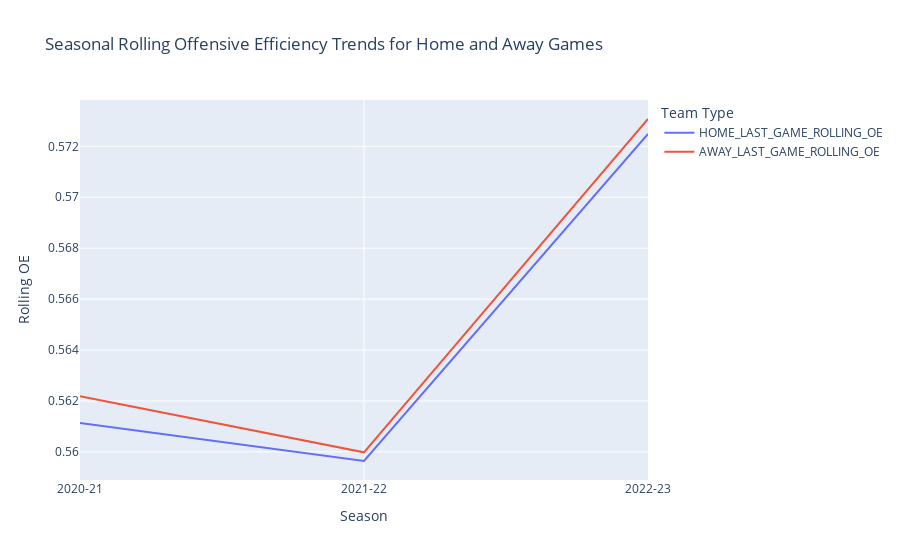

This figure's notebook cell:
### Markdown cell above
# Basics Graphs of Dataset

### Code cell
import plotly.express as px

# Prepare the data for plotting by grouping it by season and calculating the mean rolling OE for both home and away games
oe_data = data.groupby('SEASON').agg({
    'HOME_LAST_GAME_ROLLING_OE': 'mean',
    'AWAY_LAST_GAME_ROLLING_OE': 'mean'
}).reset_index()

# Plotting the rolling offensive efficiencies over seasons
fig = px.line(oe_data, x='SEASON', y=['HOME_LAST_GAME_ROLLING_OE', 'AWAY_LAST_GAME_ROLLING_OE'],
              labels={'value': 'Rolling Offensive Efficiency', 'variable': 'Team Type'},
              title='Seasonal Rolling Offensive Efficiency Trends for Home and Away Games')

fig.update_layout(xaxis_title='Season', yaxis_title='Rolling OE', legend_title='Team Type')
fig.show()

### Figure 1 — Plotly figure (JSON) as saved in the notebook; plotly's stock layout.template omitted (floating-point values rounded to 4 significant figures)
{"data": [{"hovertemplate": "Team Type=HOME_LAST_GAME_ROLLING_OE<br>SEASON=%{x}<br>Rolling Offensive Efficiency=%{y}<extra></extra>", "legendgroup": "HOME_LAST_GAME_ROLLING_OE", "line": {"color": "#636efa", "dash": "solid"}, "marker": {"symbol": "circle"}, "mode": "lines", "name": "HOME_LAST_GAME_ROLLING_OE", "orientation": "v", "showlegend": true, "type": "scatter", "x": ["2020-21", "2021-22", "2022-23"], "xaxis": "x", "y": [0.5611, 0.5596, 0.5725], "yaxis": "y"}, {"hovertemplate": "Team Type=AWAY_LAST_GAME_ROLLING_OE<br>SEASON=%{x}<br>Rolling Offensive Efficiency=%{y}<extra></extra>", "legendgroup": "AWAY_LAST_GAME_ROLLING_OE", "line": {"color": "#EF553B", "dash": "solid"}, "marker": {"symbol": "circle"}, "mode": "lines", "name": "AWAY_LAST_GAME_ROLLING_OE", "orientation": "v", "showlegend": true, "type": "scatter", "x": ["2020-21", "2021-22", "2022-23"], "xaxis": "x", "y": [0.5622, 0.56, 0.5731], "yaxis": "y"}], "layout": {"legend": {"title": {"text": "Team Type"}, "tracegroupgap": 0}, "title": {"text": "Seasonal Rolling Offensive Efficiency Trends for Home and Away Games"}, "xaxis": {"anchor": "y", "domain": [0, 1], "title": {"text": "Season"}}, "yaxis": {"anchor": "x", "domain": [0, 1], "title": {"text": "Rolling OE"}}}}
